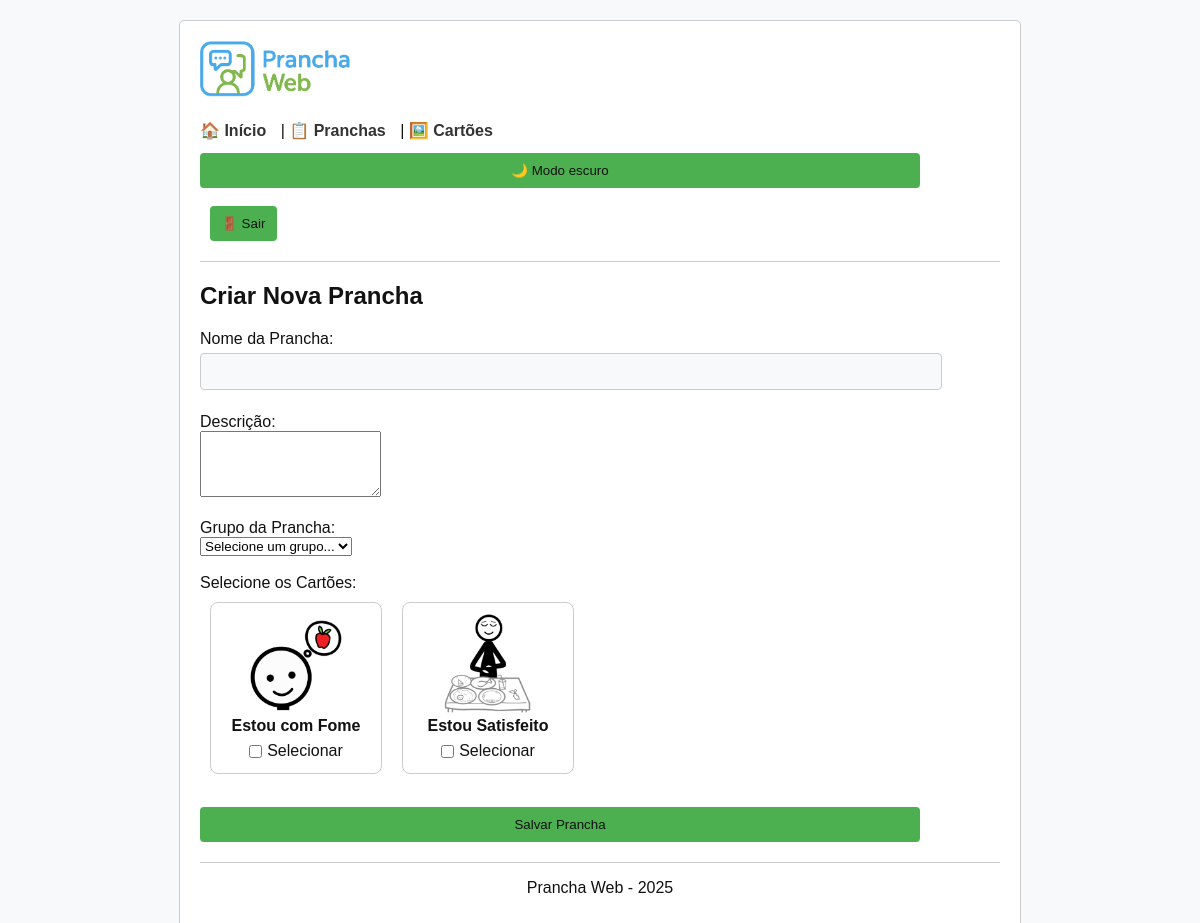
The page /pages/criar_prancha.php (signed in) on the database its author committed.
### tables this page shows
CREATE TABLE `cartoes` (
  `id` int(11) NOT NULL,
  `titulo` varchar(255) NOT NULL,
  `imagem` varchar(255) DEFAULT NULL,
  `som` varchar(255) DEFAULT NULL,
  `texto_alternativo` varchar(255) DEFAULT NULL,
  `id_grupo` int(11) NOT NULL
);

### includes/modelo_pranchas.php (called while the page is built, shortened)
<?php
function listarCartoes() {
    $conexao = new mysqli(DB_HOST, DB_USUARIO, DB_SENHA, DB_NOME);
    $cartoes = [];
    $resultado = $conexao->query("SELECT id, titulo, imagem, texto_alternativo FROM cartoes ORDER BY titulo");
    if ($resultado) {
        while ($linha = $resultado->fetch_assoc()) {
            $cartoes[] = $linha;
        }
    }
    return $cartoes;
}
?>

### includes/controle_nova_prancha.php (called while the page is built, shortened)
<?php
require_once 'modelo_pranchas.php';
$cartoes = listarCartoes();
?>

### pages/criar_prancha.php (the view, shortened to what this page needs)
<?php include '../includes/cabecalho.php'; ?>
<?php require_once '../includes/controle_nova_prancha.php'; ?>
<h2>Criar Nova Prancha</h2>
<form method="post">
    <label>Nome da Prancha:</label><br>
    <input type="text" name="nome" required><br><br>
    <label>Descrição:</label><br>
    <textarea name="descricao" rows="4"></textarea><br><br>
    <label>Grupo da Prancha:</label><br>
    <select name="id_grupo" required>
        <option value="">Selecione um grupo...</option>
    </select><br><br>
    <label>Selecione os Cartões:</label><br>
    <?php if (count($cartoes) > 0): ?>
        <div class="lista-cartoes">
            <?php foreach ($cartoes as $cartao): ?>
                <div class="cartao-item">
                    <img src="../imagens/cartoes/<?php echo htmlspecialchars($cartao['imagem']); ?>" alt="<?php echo htmlspecialchars($cartao['texto_alternativo']); ?>"><br>
                    <strong><?php echo htmlspecialchars($cartao['titulo']); ?></strong><br>
                    <label class="cartao-checkbox">
                        <input type="checkbox" name="cartoes[]" value="<?php echo $cartao['id']; ?>">
                        Selecionar
                    </label>
                </div>
            <?php endforeach; ?>
        </div>
    <?php else: ?>
        <p style="color:red;">Nenhum cartão cadastrado. Crie cartões antes de criar pranchas.</p>
    <?php endif; ?>
    <br>
    <button type="submit">Salvar Prancha</button>
</form>
<?php include '../includes/rodape.php'; ?>

### assets/css/style.css (style rules this page uses)
:root { --bg: #f8f9fa; --fg: #111111; --muted: #333333; --card-bg: #ffffff; --border: #cccccc; --btn-bg: #4CAF50; --btn-bg-hover: #45a049; --btn-fg: #ffffff; --link: #333333; --link-visited: #333333; }
html, body { height: 100%; }
body { background-color: var(--bg); color: var(--fg); font-family: Arial, sans-serif; }
button { padding: 8px 12px; border-radius: 4px; border: none; cursor: pointer; color: var(--btn-fg); background-color: var(--btn-bg); }
input, button { width: 90%; padding: 10px; margin: 5px 0; color: var(--fg); }
input { background: var(--bg); border: 1px solid var(--border); border-radius: 4px; }
.cartao-item { width: 150px; margin: 10px; text-align: center; border: 1px solid var(--border); border-radius: 8px; padding: 10px; background-color: var(--card-bg); display: inline-block; vertical-align: top; }
.cartao-item img { width: 100px; height: 100px; object-fit: cover; }
.cartao-checkbox { display: inline-flex; align-items: center; margin-top: 5px; }
.cartao-checkbox input[type="checkbox"] { margin-right: 5px; }
.lista-cartoes { display: flex; flex-wrap: wrap; }

### rows shown on the page
cartoes: imagem (picture), titulo "Estou com Fome"
cartoes: imagem (picture), titulo "Estou Satisfeito"
